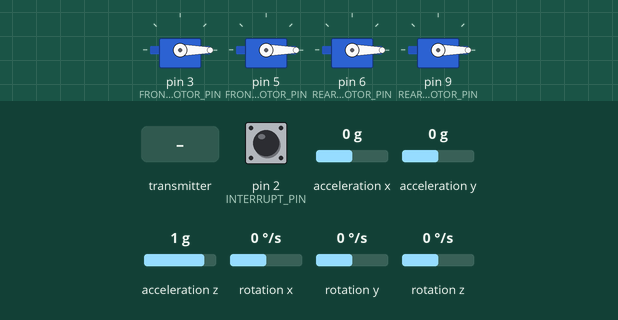
A sketch run on a simulated Arduino Uno, built with avr-gcc and run on an emulated ATmega328P. Parts: 4 × servo. The inputs (shaded band) are chosen by the test bench; at power-on: rotation z 0 °/s, acceleration x 0 g, acceleration z 1 g, pin 2 (INTERRUPT_PIN) LOW, acceleration y 0 g, rotation x 0 °/s, rotation y 0 °/s. The sensor or clock chip raises its interrupt line as the real part does; no radio packets arrive unless stated; what the sketch prints to the serial monitor is not drawn.

Above: at 1.7 s.
1.8 s: the transmitter starts sending Throttle = 25
At 2.8 s:
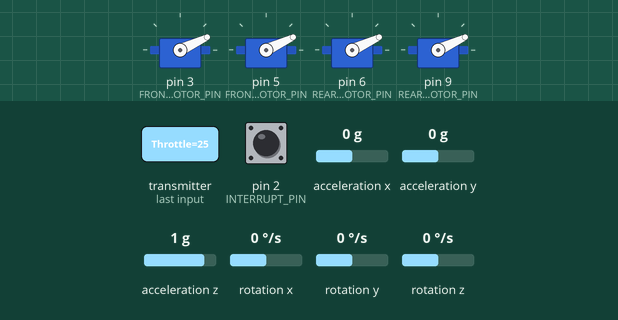
3.3 s: rotation z set to -192 °/s
At 3.46 s:
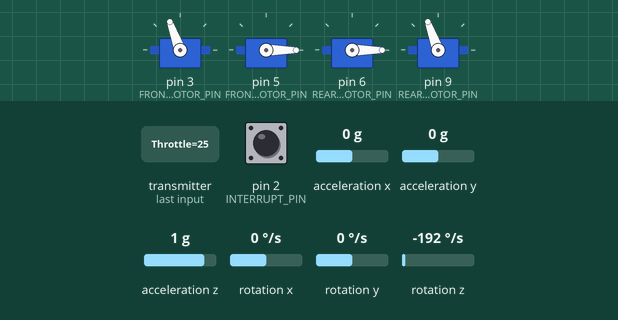
At 4.5 s:
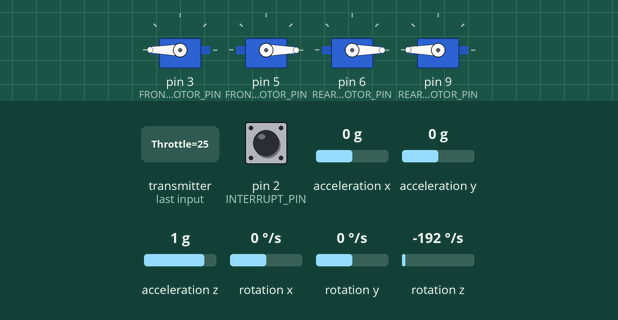
6.3 s: acceleration x set to -1.4 g
9.3 s: acceleration x set to 0 g
At 9.9 s:
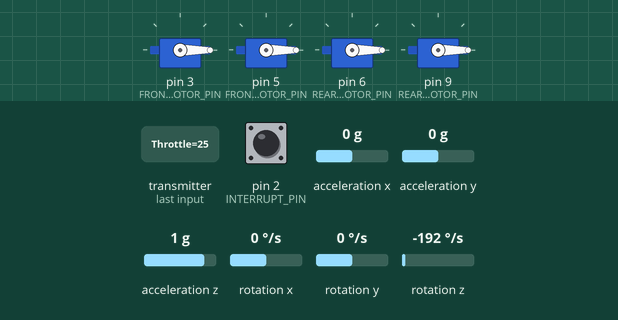
12.3 s: the transmitter starts sending RollAngle = 0
15.3 s: acceleration z set to -1.4 g
Timing chart, 0 to 27.4 s (numbered marks = the images above; inputs shaded):
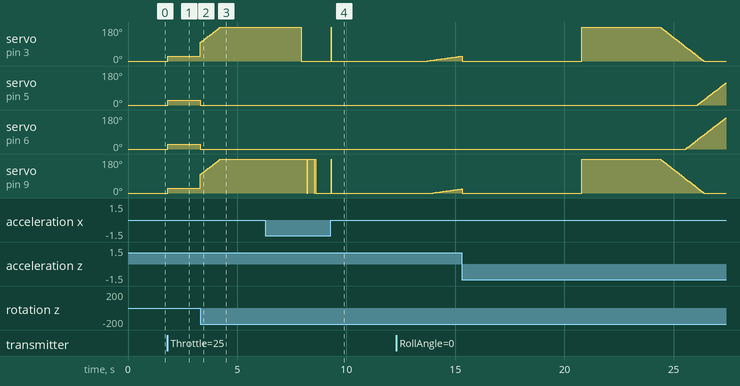

The sketch:

Drone.ino
```cpp
#include <avr/wdt.h>
#include "common.h"

void setup() {
  Serial.begin(115200);   // UART için serial bağlantı başlatma
  wdt_enable(WDTO_1S);    // 1 saniye aşım süreli watch dog timer etkinleştirildi.

  Init_Receiver();        // Quadcopter üzerindeki nRF modülünü aktif etme
  Init_Motors();          // Quadcopter üzerindeki motorları aktif etme
  Init_IMU();             // Quadcopter üzerindeki mpu6050'yi aktif etme
}

void loop() {
  wdt_reset();   // watch dog timerın aşım süresi sıfırlandı - sistemde sorun yok anlamına gelir.

  struct Signal data = GetSignal();                   // Kumandadan joystick değerlerini okuma
  struct IMU_Values imuValues = Get_IMU_Values();     // mpu6050'den veri okuma

  if(imuValues.Error || data.Throttle < THROTTLE_START_POINT){
    stopMotors();
    resetPidVariables();
    return;
  }

  if (imuValues.NewDataAvailable) {
    struct MotorPowers motorPowers = calculateMotorPowers(data, imuValues);
    spinMotors(motorPowers);
  }

}
```

IMU.ino
```cpp
#include "I2Cdev.h"
#include "MPU6050_6Axis_MotionApps20.h"
#if I2CDEV_IMPLEMENTATION == I2CDEV_ARDUINO_WIRE
#include "Wire.h"
#include "common.h"
#endif

MPU6050 mpu;

// MPU control/status vars
bool dmpReady = false;   // set true if DMP init was successful
uint8_t mpuIntStatus;    // holds actual interrupt status byte from MPU
uint8_t devStatus;       // return status after each device operation (0 = success, !0 = error)
uint8_t fifoBuffer[64];  // FIFO storage buffer

Quaternion q;                        // [w, x, y, z]         quaternion container
VectorFloat gravity;                 // [x, y, z]            gravity vector
float ypr[3];                        // [yaw, pitch, roll]   yaw/pitch/roll container and gravity vector

volatile bool mpuInterrupt = false;  // indicates whether MPU interrupt pin has gone high
void dmpDataReady() {
  mpuInterrupt = true;
}

unsigned long last_time = 0;
struct Orientation previousOrientation;

void Init_IMU() {
#if I2CDEV_IMPLEMENTATION == I2CDEV_ARDUINO_WIRE
  Wire.begin();
  Wire.setClock(100000);
#elif I2CDEV_IMPLEMENTATION == I2CDEV_BUILTIN_FASTWIRE
  Fastwire::setup(100, true);
#endif

  mpu.initialize();
  pinMode(INTERRUPT_PIN, INPUT);

  devStatus = mpu.dmpInitialize();

  mpu.setXGyroOffset(GYRO_OFFSET_X);
  mpu.setYGyroOffset(GYRO_OFFSET_Y);
  mpu.setZGyroOffset(GYRO_OFFSET_Z);
  mpu.setXAccelOffset(ACCEL_OFFSET_X);
  mpu.setYAccelOffset(ACCEL_OFFSET_Y);
  mpu.setZAccelOffset(ACCEL_OFFSET_Z);

  if (devStatus == 0) {
    mpu.setDMPEnabled(true);
    attachInterrupt(digitalPinToInterrupt(INTERRUPT_PIN), dmpDataReady, RISING);
    mpuIntStatus = mpu.getIntStatus();
    dmpReady = true;
  }
}

struct IMU_Values Get_IMU_Values() {
  struct IMU_Values o;
  o.NewDataAvailable = false;

  if (!mpu.testConnection()) {
    o.Error = true;
    return o;
  }

  if (!dmpReady)
    return o;

  unsigned long current_time = millis();
  unsigned long delta_time_in_milliseconds = current_time - last_time;
  double delta_time_in_seconds = (double)delta_time_in_milliseconds / 1000.0;

  if (mpu.dmpGetCurrentFIFOPacket(fifoBuffer)) { // Get the Latest packet
    mpu.dmpGetQuaternion(&q, fifoBuffer);
    mpu.dmpGetGravity(&gravity, &q);
    mpu.dmpGetYawPitchRoll(ypr, &q, &gravity);

    o.CurrentOrientation.YawAngle = ypr[0] * 180 / M_PI;
    o.CurrentOrientation.RollAngle = ypr[1] * 180 / M_PI;
    o.CurrentOrientation.PitchAngle = ypr[2] * 180 / M_PI * -1; // -1 is for changing rotation in order to align with receiver values
    o.PreviousOrientation = previousOrientation;
    o.NewDataAvailable = true;
    o.DeltaTimeInSeconds = delta_time_in_seconds;

    previousOrientation = o.CurrentOrientation;
    if (last_time == 0) {
      last_time = current_time;
      o.Error = true;
      return o;
    }
    last_time = current_time;
  }

  if (delta_time_in_milliseconds > IMU_COMMUNICATION_TIMEOUT_IN_MILLISECONDS) {
    o.Error = true;
  } else {
    o.Error = false;
  }

  return o;
}
```

calculate_motor_powers.ino
```cpp
#include "common.h"

double roll_pid_i,  roll_last_error,  pitch_pid_i,  pitch_last_error,  yaw_pid_i,  yaw_last_error;
double roll_control_signal,  pitch_control_signal,  yaw_control_signal;

struct MotorPowers calculateMotorPowers(struct Signal data, struct IMU_Values imu_values) {
  // calculate orientation errors (error: difference between desired orientation and actual orientation)
  double rollError = data.RollAngle - imu_values.CurrentOrientation.RollAngle;
  double pitchError = data.PitchAngle - imu_values.CurrentOrientation.PitchAngle;
  double yawError = calculateYawError(data, imu_values);

  // hatalar üzerinden kontrol kazançlarını hesaplama
  roll_control_signal = getControlSignal(rollError, KP_roll_pitch, KI_roll_pitch, KD_roll_pitch, roll_pid_i, roll_last_error, imu_values.DeltaTimeInSeconds);
  pitch_control_signal = getControlSignal(pitchError, KP_roll_pitch, KI_roll_pitch, KD_roll_pitch, pitch_pid_i, pitch_last_error, imu_values.DeltaTimeInSeconds);
  yaw_control_signal = getControlSignal(yawError, KP_yaw, KI_yaw, KD_yaw, yaw_pid_i, yaw_last_error, imu_values.DeltaTimeInSeconds);

  // roll-pitch kontrol sinyallerini limitleme
  roll_control_signal = constrain(roll_control_signal, -ROLL_PITCH_CONTROL_SIGNAL_LIMIT, ROLL_PITCH_CONTROL_SIGNAL_LIMIT);
  pitch_control_signal = constrain(pitch_control_signal, -ROLL_PITCH_CONTROL_SIGNAL_LIMIT, ROLL_PITCH_CONTROL_SIGNAL_LIMIT);


  // Her bir motor için güç hesaplama
  struct MotorPowers motorPowers;
  motorPowers.frontLeftMotorPower = round(data.Throttle + roll_control_signal + pitch_control_signal - yaw_control_signal);
  motorPowers.frontRightMotorPower = round(data.Throttle - roll_control_signal + pitch_control_signal + yaw_control_signal);
  motorPowers.rearLeftMotorPower = round(data.Throttle + roll_control_signal - pitch_control_signal + yaw_control_signal);
  motorPowers.rearRightMotorPower = round(data.Throttle - roll_control_signal - pitch_control_signal - yaw_control_signal);

  return motorPowers;
}


double calculateYawError(struct Signal data, struct IMU_Values imu_values) {
  double imuYawAngleChangeInDeltaTime = fix360degrees(imu_values.CurrentOrientation.YawAngle - imu_values.PreviousOrientation.YawAngle);
  double imuYawAngleChangePerSecond = imuYawAngleChangeInDeltaTime / imu_values.DeltaTimeInSeconds;
  double yawError = data.YawAngleChange - imuYawAngleChangePerSecond;
  yawError = constrain(yawError, -QUADCOPTER_MAX_YAW_ANGLE_CHANGE_PER_SECOND, QUADCOPTER_MAX_YAW_ANGLE_CHANGE_PER_SECOND);
  return yawError;
}


void resetPidVariables() {
  roll_pid_i = 0;
  roll_last_error = 0;
  pitch_pid_i = 0;
  pitch_last_error = 0;
  yaw_pid_i = 0;
  yaw_last_error = 0;
}

double fix360degrees(double val) {
  if (val > 180) {
    return val - 360;
  } else if (val < -180) {
    return val + 360;
  } else {
    return val;
  }
}
```

common.h
```cpp
#ifndef COMMON_H
#define COMMON_H

#define IMU_COMMUNICATION_TIMEOUT_IN_MILLISECONDS 100

//----------- ESC ----------------
#define MIN_MOTOR_PULSE_WIDTH 1000
#define MAX_MOTOR_PULSE_WIDTH 2000

//----------- PINS ------------
#define FRONT_LEFT_MOTOR_PIN 3
#define FRONT_RIGHT_MOTOR_PIN 5
#define REAR_LEFT_MOTOR_PIN 6
#define REAR_RIGHT_MOTOR_PIN 9
#define INTERRUPT_PIN 2

//--- MPU6050 CALIBRATION ---
#define ACCEL_OFFSET_X -2446
#define ACCEL_OFFSET_Y 309
#define ACCEL_OFFSET_Z 820
#define GYRO_OFFSET_X 120
#define GYRO_OFFSET_Y 0
#define GYRO_OFFSET_Z 14

//----------- LIMITS -----------
#define THROTTLE_START_POINT 10  // between 0-180
#define THROTTLE_LIMIT_POINT 180 // between 0-180
double QUADCOPTER_MAX_TILT_ANGLE = 20.00; // roll, pitch tilt angle limit in degrees
double QUADCOPTER_MAX_YAW_ANGLE_CHANGE_PER_SECOND = 180.00;

//----- PID CONFIGURATION-------
double KP_roll_pitch = 0.30;
double KI_roll_pitch = 0.10;
double KD_roll_pitch = 0.10;

double KP_yaw = 0.40;
double KI_yaw = 0.50;
double KD_yaw = 0.00;

//----------- PID CONTROL LIMITS-----------
double ROLL_PITCH_CONTROL_SIGNAL_LIMIT = KP_roll_pitch * QUADCOPTER_MAX_TILT_ANGLE * 2;


struct Signal {
    double Throttle;
    double RollAngle;
    double PitchAngle;
    char videoStatus;
    double YawAngleChange;
};


struct Orientation {
  double YawAngle;
  double PitchAngle;
  double RollAngle;
};


struct IMU_Values {
  bool Error;
  bool NewDataAvailable;
  double DeltaTimeInSeconds;
  struct Orientation CurrentOrientation;
  struct Orientation PreviousOrientation;
};


struct MotorPowers {
  int frontLeftMotorPower;
  int frontRightMotorPower;
  int rearLeftMotorPower;
  int rearRightMotorPower;
};

#endif
```

motors.ino
```cpp
//  PWM output pins : D3, D5, D6, D9
#include <Servo.h>
#include "common.h"

Servo frontLeftMotor;
Servo frontRightMotor;
Servo rearLeftMotor;
Servo rearRightMotor;

void Init_Motors() {
  frontLeftMotor.attach(FRONT_LEFT_MOTOR_PIN, MIN_MOTOR_PULSE_WIDTH, MAX_MOTOR_PULSE_WIDTH);
  frontRightMotor.attach(FRONT_RIGHT_MOTOR_PIN, MIN_MOTOR_PULSE_WIDTH, MAX_MOTOR_PULSE_WIDTH);
  rearLeftMotor.attach(REAR_LEFT_MOTOR_PIN, MIN_MOTOR_PULSE_WIDTH, MAX_MOTOR_PULSE_WIDTH);
  rearRightMotor.attach(REAR_RIGHT_MOTOR_PIN, MIN_MOTOR_PULSE_WIDTH, MAX_MOTOR_PULSE_WIDTH);

  stopMotors();
}

void spinMotors(struct MotorPowers motorPowers) {
  frontLeftMotor.write(motorPowers.frontLeftMotorPower);
  frontRightMotor.write(motorPowers.frontRightMotorPower);
  rearLeftMotor.write(motorPowers.rearLeftMotorPower);
  rearRightMotor.write(motorPowers.rearRightMotorPower);
}

void stopMotors() {
  frontLeftMotor.write(0);
  frontRightMotor.write(0);
  rearLeftMotor.write(0);
  rearRightMotor.write(0);
}
```

pid.ino
```cpp
double getControlSignal(double error, double kp, double ki, double kd, double& pid_i, double& last_error, double delta_time_in_seconds) {
  double pid_p = error;
  double pid_d = (error - last_error) / delta_time_in_seconds;
  pid_i += error * delta_time_in_seconds;

  double control_signal = (kp * pid_p) + (ki * pid_i) + (kd * pid_d);
  last_error = error;
  return control_signal;
}
```

receiver.ino
```cpp
#include <SPI.h>
#include <nRF24L01.h>
#include <RF24.h>
#include "common.h"

const uint64_t pipeIn = 0xF0F0F0F0E1LL;
RF24 radio(8, 10);  // radio(CE, CSN)

double prev_throttle = 0;
double prev_roll = 0;
double prev_pitch = 0;
double prev_yaw_change = 0;

unsigned long lastReceiveTime = 0;

void Init_Receiver() {

  radio.begin();
  radio.openReadingPipe(1, pipeIn);
  radio.setAutoAck(false);
  radio.setDataRate(RF24_250KBPS);
  radio.setPALevel(RF24_PA_HIGH);
  radio.startListening();  // Start the radio communication for receiver | Alıcı olarak sinyal iletişimi başlatılıyor

  //Serial.println("Receiver setup is completed.");
}

struct Signal GetSignal() {
  struct Signal data;

  // Önceki değerleri değişkenlere ata | Assign the previous values to the variables
  data.Throttle = prev_throttle;
  data.RollAngle = prev_roll;
  data.PitchAngle = prev_pitch;
  data.YawAngleChange = prev_yaw_change;

  if (radio.available()) {

    radio.read(&data, sizeof(Signal));
    lastReceiveTime = millis();  // Receive the data | Data alınıyor

    // Önceki Değerleri Güncelle | Update the Previous Values
    prev_throttle = data.Throttle;
    prev_roll = data.RollAngle;
    prev_pitch = data.PitchAngle;
    prev_yaw_change = data.YawAngleChange;

    if (data.videoStatus == 'S') {
      //Serial.println("Start sinyali alındı. Raspberry Pi'ye gönderiliyor...");
      Serial.write('S');  // Raspberry Pi'ye UART üzerinden gönderme
    } else if (data.videoStatus == 'E') {
      //Serial.println("End sinyali alındı. Raspberry Pi'ye gönderiliyor...");
      Serial.write('E');  // Raspberry Pi'ye UART üzerinden gönderme
    }

  } else if (millis() - lastReceiveTime > 1000) {
    data.Throttle = 0;
    data.RollAngle = 0;
    data.PitchAngle = 0;
    Serial.println("Signal lost.");
  }

  return data;
}
```

Measured:
- after the input at 1.8 s, servo on pin 3 (FRONT_LEFT_MOTOR_PIN), servo on pin 5 (FRONT_RIGHT_MOTOR_PIN), servo on pin 6 (REAR_LEFT_MOTOR_PIN), servo on pin 9 (REAR_RIGHT_MOTOR_PIN): 0° → 25° at once
- after the input at 3.3 s, servo on pin 5 (FRONT_RIGHT_MOTOR_PIN), servo on pin 6 (REAR_LEFT_MOTOR_PIN): 25° → 0° at once
- after the input at 9.3 s, servo on pin 3 (FRONT_LEFT_MOTOR_PIN), servo on pin 9 (REAR_RIGHT_MOTOR_PIN): 0° → 180° at once, → 0° 0.01 s later
